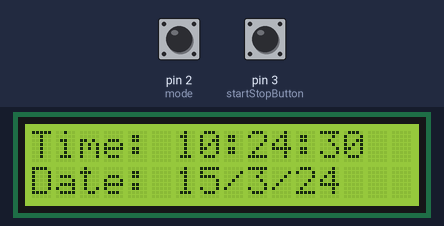
This sketch was run on a simulated Arduino Uno, built with avr-gcc and run on an emulated ATmega328P. Shown: 16×2 character LCD. The inputs (shaded band) are chosen by the test bench; at power-on: pin 2 (mode) HIGH, pin 3 (startStopButton) HIGH. The local clock reads 2024-03-15 10:24:30 at power-on unless the sketch sets it.

Above: at 0.1 s.
1.3 s: pin 2 (mode) pulled LOW for 0.15 s
At 2.7 s:
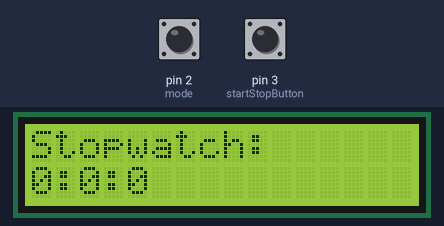
3.0 s: pin 3 (startStopButton) pulled LOW for 0.15 s
At 4.9 s:
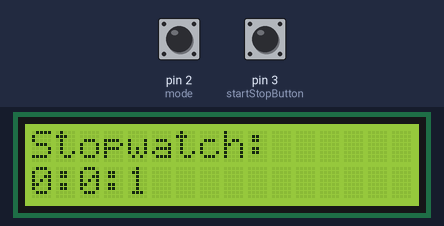
6.1 s: pin 2 (mode) pulled LOW for 1 s
At 7.8 s:
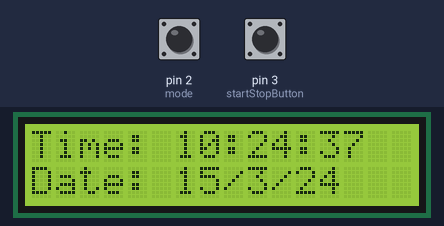
8.6 s: pin 3 (startStopButton) pulled LOW for 3.2 s
14.8 s: pin 2 (mode) pulled LOW for 0.15 s
At 17.7 s:
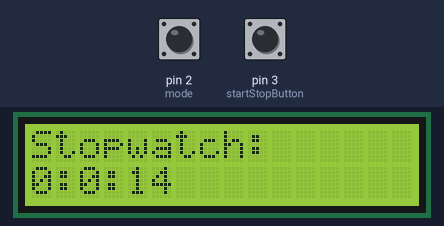
17.9 s: pin 2 (mode) pulled LOW for 0.15 s
At 20.8 s:
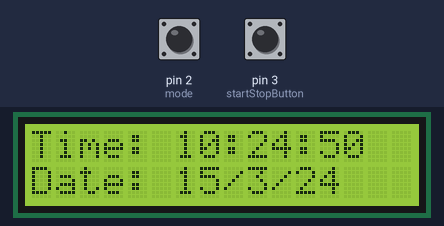
Timing chart, 0 to 22.0 s (numbered marks = the images above; inputs shaded):
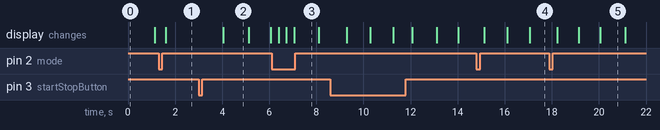

Measured:
- after the input at 1.3 s, the display: changes after 0.29 s (image 1)
- after the input at 3.0 s, the display: changes after 1.1 s (image 2)
- after the input at 6.1 s, the display: first changes after 0.30 s (image 3 shows a later state)
- after the input at 14.8 s, the display: first changes after 0.34 s (image 4 shows a later state)
- after the input at 17.9 s, the display: first changes after 0.33 s (image 5 shows a later state)
- what the display in image 2 shows lasts 1.0 s, from 4.1 s to 5.1 s

The sketch:

sketch.ino
```cpp
// Arduino Blink Example
#include <Wire.h>
#include <LiquidCrystal_I2C.h>
#include <Ds1302.h>
LiquidCrystal_I2C lcd(0x27, 16, 2);
Ds1302 rtc(7,6,5);
const int mode = 2;
const int startStopButton = 3;

bool stopwatchMode = false;
bool running = false;
unsigned long start = 0;
unsigned long end = 0;

void setup() {
  pinMode(mode, INPUT_PULLUP);
  pinMode(startStopButton, INPUT_PULLUP);
  lcd.init();
  lcd.backlight();
  rtc.init();
}

void loop() {
  // Read buttons
  if (digitalRead(mode) == LOW) {
    stopwatchMode = !stopwatchMode;
    delay(200); // debounce
  }
  if (digitalRead(startStopButton) == LOW) {
    if (stopwatchMode) {
      if (!running) {
        running = true;
        start = millis() - end;
      }
      else {
        running = false;
        end = millis() - start;
        }
    }
    delay(200);
  }

  lcd.clear();
  if (!stopwatchMode) {

    Ds1302::DateTime now;
    rtc.getDateTime(&now);
    lcd.setCursor(0,0);
    lcd.print("Time: ");
    lcd.print(now.hour); lcd.print(":");
    lcd.print(now.minute); lcd.print(":");
    lcd.print(now.second);
    lcd.setCursor(0,1);
    lcd.print("Date: ");
    lcd.print(now.day); lcd.print("/");
    lcd.print(now.month); lcd.print("/");
    lcd.print(now.year);
  } else {
    // Stopwatch mode
    if (running) end = millis() - start;
    unsigned long seconds = end / 1000;
    unsigned long minutes = seconds / 60;
    unsigned long hours = minutes / 60;
    seconds %= 60; minutes %= 60;
    lcd.setCursor(0,0);
    lcd.print("Stopwatch:");
    lcd.setCursor(0,1);
    lcd.print(hours); lcd.print(":");
    lcd.print(minutes); lcd.print(":");
    lcd.print(seconds);
  }
  delay(100);
}
```
